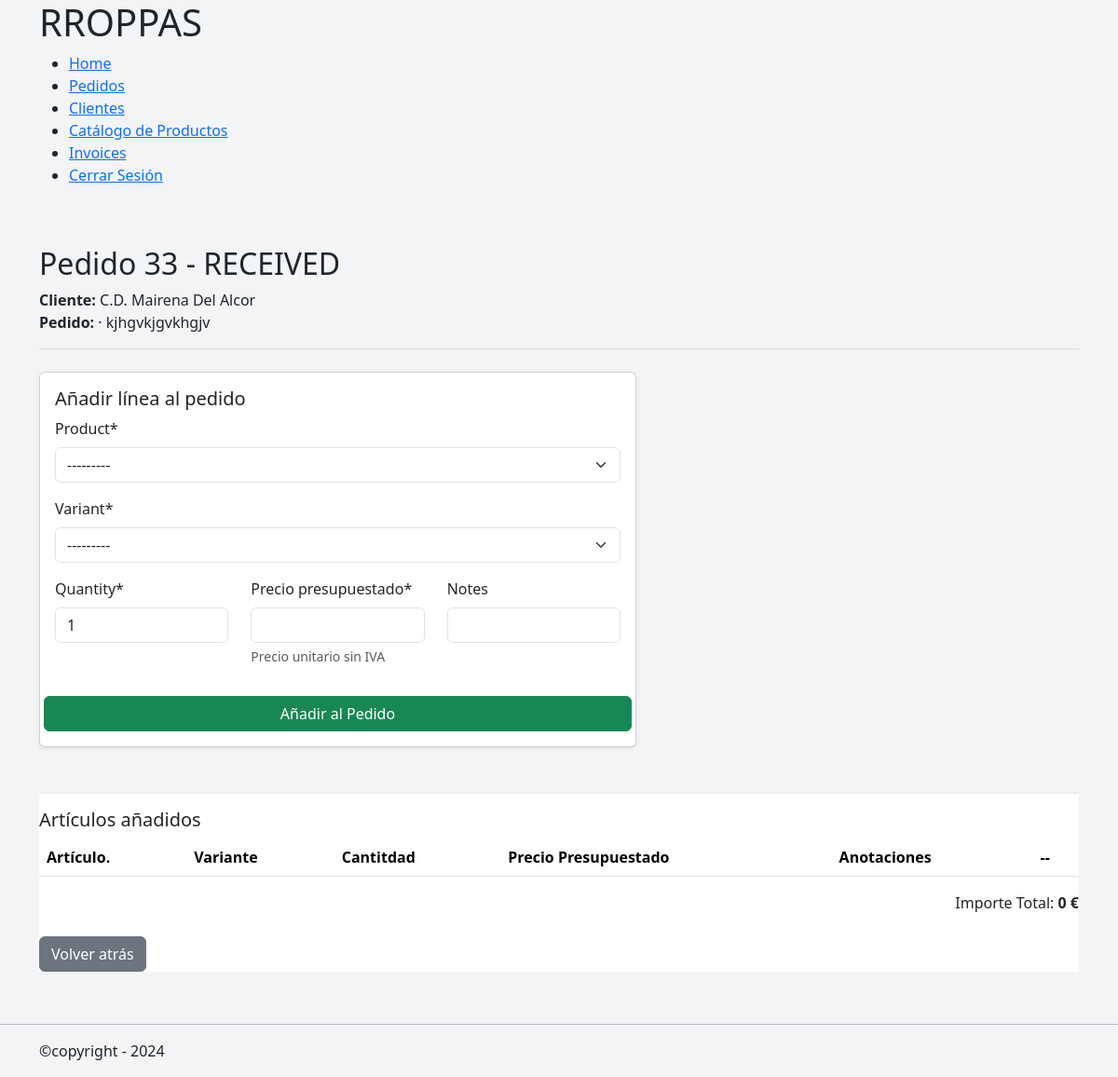
Page /orders//draft/33 (signed in) on the committed database.
### orders/models.py (models this page shows, shortened)
class Order(models.Model):
    class OrderStatus(models.TextChoices):
        RECEIVED = "RECEIVED", "Recibido"
        PENDING_DESIGN = "PENDING_DESIGN", "Pendiente de diseño"
        DESIGN_READY = "DESIGN_READY", "Diseño confirmado"
        IN_PRODUCTION = "IN_PRODUCTION", "En producción"
        COMPLETED = "COMPLETED", "Completado"
        DELIVERED = "DELIVERED", "Entregado"
        CANCELLED = "CANCELLED", "Cancelado"
    class OrderType(models.TextChoices):
        LARGE = 'LARGE', 'Encargo Importante'
        SMALL = 'SMALL', 'Encargo de Mostrador'
    client = models.ForeignKey(
        Client,
        on_delete=models.PROTECT,
        related_name='orders',
    )
    title = models.CharField(
        max_length=50,
        help_text='Descripcion corta del Pedido',
        verbose_name='Nombre del encargo',
    )
    status = models.CharField(
        verbose_name='Estado',
        choices=OrderStatus,
        default=OrderStatus.PENDING_DESIGN,
    )
    order_type =models.CharField(
        verbose_name='Tipo de pedido',
        choices=OrderType,
    )
    notes = models.TextField(blank=True, null=True)
    delivery_date = models.DateField(blank=True, null=True)
    created_at = models.DateTimeField(auto_now_add=True)
    updated_at = models.DateTimeField(auto_now=True)
    sent_at = models.DateField(blank=True, null=True)
    def total_price(self):
        return sum(
            item.unit_price * item.quantity
            for item in self.items.all()
        )

### clients/models.py (models this page shows, shortened)
class Client(models.Model):
    TIPOS_CLIENTE = [
        ("club deportivo", "Club deportivo"),
        ("colegio", "Colegio"),
        ("ayuntamiento", "Ayuntamiento"),
        ("universidad", "Universidad"),
        ("empresa", "Empresa"),
        ("particular", "Particular"),
    ]
    name = models.CharField(
        verbose_name='Nombre',
        max_length=255,
    )
    tipo = models.CharField(
        verbose_name='Tipo de Cliente',
        choices=TIPOS_CLIENTE
    )
    cif_nif = models.CharField(
        verbose_name='CIF/NIF',
        max_length=20,
        blank=True,
        null=True,
    )
    t_number = models.CharField(
        verbose_name='Nº teléfono',
        max_length=30,
        null=True,
        blank=True
    )
    email= models.EmailField(
        blank=True,
    )
    direccion=models.TextField(
        verbose_name='Direccion',
        max_length=100,
        blank=True,
        null=True,
    )
    other=models.TextField(
        verbose_name='Otra información',
        blank=True,
        null=True,
    )
    created_at=models.DateTimeField(
        verbose_name='Fecha de Creación',
        default=timezone.now,
        )

### orders/views.py (the view, shortened to what this page needs)
# urls.py: path('/draft/<pk>', OrderDraftView.as_view(), name='order_draft'),
@method_decorator(login_required, name='dispatch')
class OrderDraftView(View):
    def get(self, request, pk):
        order = get_object_or_404(Order, pk=pk)
        form = OrderItemForm
        return render(request, "orders/order_draft.html", {
            "order": order,
            "items": order.items.all(),
            "form": OrderItemForm(),
        })

### mini_erp/forms.py
class OrderItemForm(forms.ModelForm):
    class Meta:
        model = OrderItem
        fields = [
            'product',
            'variant',
            'quantity',
            'unit_price',
            'notes',
        ]

### products/models.py (called while the page is built)
    def __str__(self):
        parts = [self.type]
        parts.append(self.model)
        return " - ".join(parts)

    def __str__(self):
        parts = [self.product.model]
        if self.color:
            parts.append(self.color)
        if self.size:
            parts.append(self.size)
        return " - ".join(parts)

### mini_erp/templates/orders/order_draft.html (shortened to what this page needs)
{% extends "general/layout.html" %}
{% load crispy_forms_tags %}
{% block contenido %}
<div class="container mt-4">
    <div class="invoice-header">
        <h2>Pedido {{ order.pk}} - {{ order.status}} </h2>
        <p>
            <strong>Cliente:</strong> {{ order.client.name }}<br>
            <strong>Pedido:</strong> · {{ order.title }}
        </p>
    </div>
    <div class="row">
        <div class="col-md-7">
            <div class="card shadow-sm">
                <div class="card-body">
                    <form action="" method='post'>
                        <h5>Añadir línea al pedido</h5>
                        <div class="mb-3">
                            {{ form.product|as_crispy_field }}
                        </div>
                        <div class="mb-3">
                            {{ form.variant|as_crispy_field}}
                        </div>
                        <div class="row">
                            <div class="col">
                                {{ form.quantity|as_crispy_field }}
                            </div>
                            <div class="col">
                                {{ form.unit_price|as_crispy_field }}
                            </div>
                            <div class="col">
                                {{ form.notes|as_crispy_field }}
                            </div>
                            <button class="btn btn-success mt-3">
                            Añadir al Pedido
                            </button>
                        </div>
                    </form>
                </div>
            </div>
        </div>
    </div>
    <div class="invoice-summary mt-5">
        <h5>Artículos añadidos</h5>
        <table class="table">
            <thead>
                <tr>
                    <th>Artículo.</th>
                    <th>Variante</th>
                    <th>Cantitdad</th>
                    <th>Precio Presupuestado</th>
                    <th>Anotaciones</th>
                    <th>--</th>
                </tr>
            </thead>
        </table>
        <div class="totals text-end">
            <p class="text-end">Importe Total: <strong class="text-end">{{order.total_price}} €</strong></p>
        </div>
        <div class="mt-4">
            {% if items %}
                <p><a class="btn btn-primary" href="{% url 'orders:order_detail' order.pk %}">Listo!</a></p>
            {% else %}
                <p><a class="btn btn-secondary" href="{% url 'orders:orders' %}">Volver atrás</a></p>
            {% endif %}
        </div>
</div>
{% endblock %}

### mini_erp/static/orders/css/orders.css (style rules this page uses)
body { background-color: #f3f4f6; }
.invoice-header { border-bottom: 1px solid #ddd; margin-bottom: 1.5rem; }
.invoice-summary { background: #fff; border-top: 2px solid #eee; padding-top: 1rem; }

### rows in the picture
Order: pk "33", status "RECEIVED", client.name "C.D. Mairena Del Alcor", title "kjhgvkjgvkhgjv", total_price "0"
